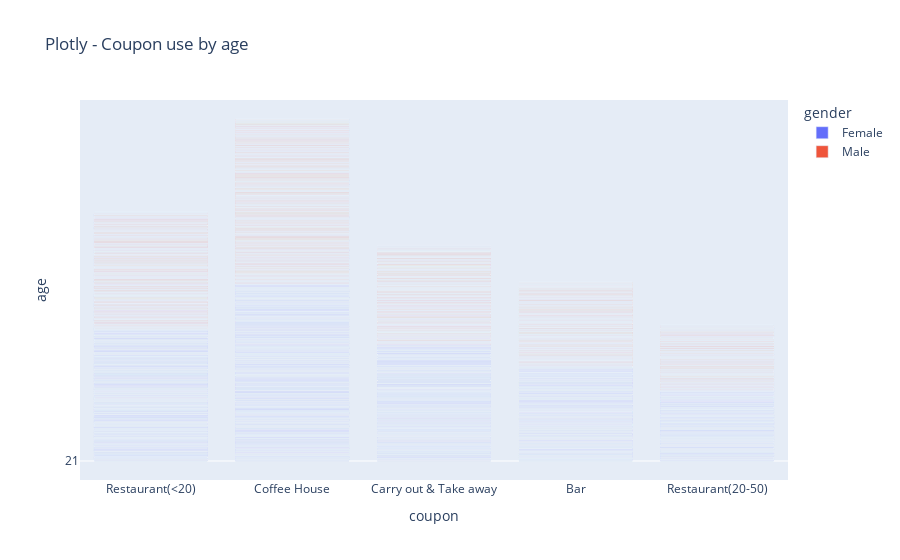

Here is the notebook cell this chart was saved with:
### Markdown cell above
5. Use a bar plot to visualize the `coupon` column.

### Code cell
fig = px.bar(data_1, x="coupon", y="age", title="Plotly - Coupon use by age", color='gender')
fig.show()

### Figure 1 — Plotly figure (JSON) as saved in the notebook; plotly's stock layout.template omitted (floating-point values rounded to 4 significant figures; data arrays with more than 128 entries replaced by an {"elided": "..."} marker saying what was removed)
{"data": [{"hovertemplate": "gender=Female<br>coupon=%{x}<br>age=%{y}<extra></extra>", "legendgroup": "Female", "marker": {"color": "#636efa", "pattern": {"shape": ""}}, "name": "Female", "orientation": "v", "showlegend": true, "textposition": "auto", "x": {"elided": "6511 str values"}, "xaxis": "x", "y": {"elided": "6511 str values"}, "yaxis": "y", "type": "bar"}, {"hovertemplate": "gender=Male<br>coupon=%{x}<br>age=%{y}<extra></extra>", "legendgroup": "Male", "marker": {"color": "#EF553B", "pattern": {"shape": ""}}, "name": "Male", "orientation": "v", "showlegend": true, "textposition": "auto", "x": {"elided": "6173 str values"}, "xaxis": "x", "y": {"elided": "6173 str values"}, "yaxis": "y", "type": "bar"}], "layout": {"xaxis": {"anchor": "y", "domain": [0.0, 1.0], "title": {"text": "coupon"}}, "yaxis": {"anchor": "x", "domain": [0.0, 1.0], "title": {"text": "age"}}, "legend": {"title": {"text": "gender"}, "tracegroupgap": 0}, "title": {"text": "Plotly - Coupon use by age"}, "barmode": "relative"}}
